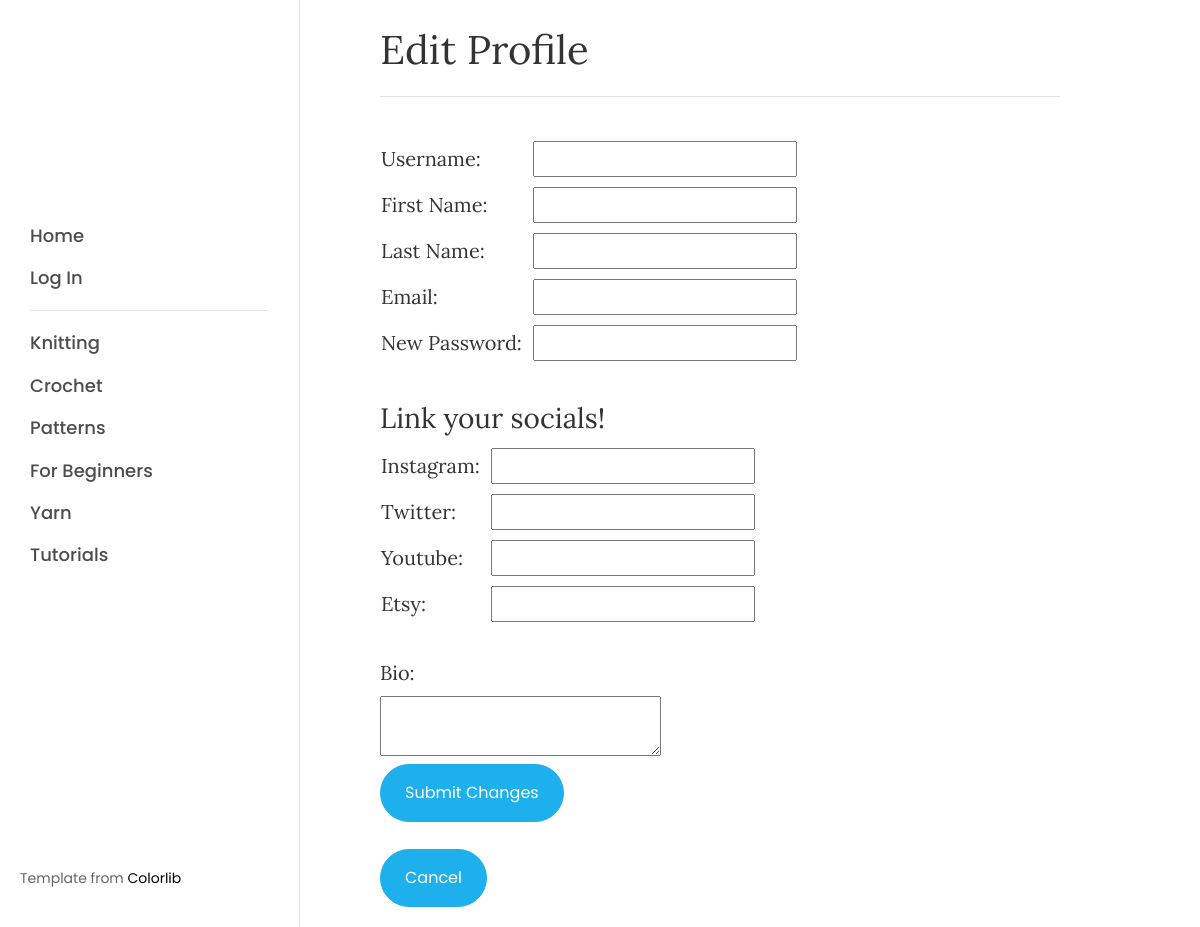
/editprofile.php, run on the app's committed database.
### tables this page shows
CREATE TABLE `categories` (
  `cat_id` int(11) NOT NULL,
  `cat_name` varchar(50) NOT NULL,
  `published` int(1) NOT NULL DEFAULT 1
);

### editprofile.php (the view, shortened to what this page needs)
<?php
require('pages.php');
require('required/conn.php');
?>
<!DOCTYPE html>
<html lang="en">
  <head>
    <link rel="stylesheet" href="css/open-iconic-bootstrap.min.css">
    <link rel="stylesheet" href="css/animate.css">
    <link rel="stylesheet" href="css/owl.carousel.min.css">
    <link rel="stylesheet" href="css/owl.theme.default.min.css">
    <link rel="stylesheet" href="css/magnific-popup.css">
    <link rel="stylesheet" href="css/aos.css">
    <link rel="stylesheet" href="css/ionicons.min.css">
    <link rel="stylesheet" href="css/bootstrap-datepicker.css">
    <link rel="stylesheet" href="css/jquery.timepicker.css">
    <link rel="stylesheet" href="css/flaticon.css">
    <link rel="stylesheet" href="css/icomoon.css">
    <link rel="stylesheet" href="css/style.css">
  </head>
  <body>
	<div id="colorlib-page">
		<aside id="colorlib-aside" role="complementary" class="js-fullheight">
			<h1 id="colorlib-logo" class="mb-4"><a href="index.php" style="background-image: url(images/yarnbg2.jpg);">YARN<span>CORNER</span></a></h1>
			<hr>
			<nav id='colorlib-main-menu' role='navigation'>
				<ul>
				<?php
				$catquery = "SELECT * FROM `categories` WHERE `categories`.`published`='1'";
				$catresult = mysqli_query($conn, $catquery);
				while($row = mysqli_fetch_array($catresult)) {
					$cat_id = $row['cat_id'];
					$cat_name = $row['cat_name'];
					?>
					<li>
						<?php echo "<a href='bloglist.php?cat_id=$cat_id'>$cat_name</a>"; ?>
					</li>
					<?php } ?>
				</ul>
			</nav>
			<div class="colorlib-footer">
				<p class="pfooter">
				Template from <a href="https://colorlib.com" target="_blank">Colorlib</a>
	  </p>
			</div>
		</aside>
		<div id="colorlib-main">
			<section class="ftco-section ftco-no-pt ftco-no-pb"  style="padding-left:30%;padding-right:10%">
					<div style='padding:20px'>
					 <form method='POST' action="<?php echo $_SERVER['PHP_SELF']; ?>">
						<h1>Edit Profile</h1> <?php if(isset($msg)) { echo $msg; } ?>
						<hr>
						<br>
						<table>
							<tr>
								<td style='padding-right:10px'><h5>Username: </h5></td>
								<td><h5><input type='text' name='newusername' value='<?php echo $username; ?>'></h5></td>
							</tr>
							<tr>
								<td style='padding-right:10px'><h5>First Name: </h5></td>
								<td><h5><input type='text' name='newfname' value='<?php echo $fname; ?>'></h5></td>
							</tr>
							<tr>
								<td style='padding-right:10px'><h5>Last Name: </h5></td>
								<td><h5><input type='text' name='newlname' value='<?php echo $lname; ?>'></h5></td>
							</tr>
							<tr>
								<td style='padding-right:10px'><h5>Email: </h5></td>
								<td><h5><input type='text' name='newemail' value='<?php echo $email; ?>'></h5></td>
							<tr>
								<td style='padding-right:10px'><h5>New Password: </h5></td>
								<td><h5><input type='text' name='pwd'></h5></td>
							</tr>
						</table>
						<br>
							<h3>Link your socials!</h3>
						<table>
							<tr>
								<td style='padding-right:10px'><h5>Instagram: </h5></td>
								<td><h5><input type='url' name='instagram' value='<?php echo $instagram; ?>'></h5></td>
							</tr>
							<tr>
								<td style='padding-right:10px'><h5>Twitter: </h5></td>
								<td><h5><input type='url' name='twitter' value='<?php echo $twitter; ?>'></h5></td>
							</tr>
							<tr>
								<td style='padding-right:10px'><h5>Youtube: </h5></td>
								<td><h5><input type='url' name='youtube' value='<?php echo $youtube; ?>'></h5></td>
							</tr>
							<tr>
								<td style='padding-right:10px'><h5>Etsy: </h5></td>
								<td><h5><input type='url' name='etsy' value='<?php echo $etsy; ?>'></h5></td>
							</tr>
						</table>
						<br>
						<h5>Bio: </h5>
                        <textarea name="bio" id="editor" width='50%' placeholder='Enter your bio here...'>
							<?php if(isset($bio)) { echo $bio; } ?>
						</textarea><br>
						<input type='submit' name='editsubmit' value='Submit Changes' class="btn py-3 px-4 btn-primary">
						</form><br>
						<button value="Cancel" class="btn py-3 px-4 btn-primary" onclick="window.location.href='bloglist.php'">Cancel</button>
					</div>
						</div>
	        </div>
  </body>
</html>

### data on the page
categories: cat_name "Knitting"
categories: cat_name "Crochet"
categories: cat_name "Patterns"
categories: cat_name "For Beginners"
categories: cat_name "Yarn"
categories: cat_name "Tutorials"

### other printed values
$key "Home"
